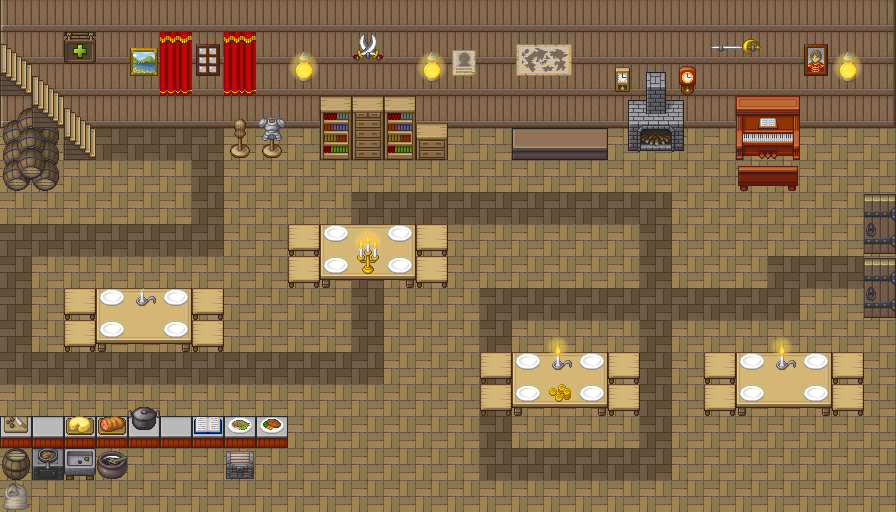

Below is a game level as drawn by its tile map, then a one-line description and the .tmx file that defines it, in full:
An orthogonal 28x16 tile map with 32x32 px tiles, 3 tile layers (Tile Layer 1, Tile Layer 2, Tile Layer 3) and 41 objects (4x 1, 3x 4, 3x 2, 2x 3, spawn, ...).

<map version="1.5" tiledversion="1.7.2" orientation="orthogonal" renderorder="right-down" width="28" height="16" tilewidth="32" tileheight="32" infinite="0" nextlayerid="5" nextobjectid="54">
 <tileset firstgid="1" source="../tsx/[Base]BaseChip_pipo.tsx" />
 <layer id="1" name="Tile Layer 1" width="28" height="16">
  <data encoding="csv">
353,354,354,354,354,354,354,354,354,354,354,354,354,354,354,354,354,354,354,354,354,354,354,354,354,354,354,355,
353,354,354,354,354,354,354,354,354,354,354,354,354,354,354,354,354,354,354,354,354,354,354,354,354,354,354,355,
353,354,354,354,354,354,354,354,354,354,354,354,354,354,354,354,354,354,354,354,354,354,354,354,354,354,354,355,
361,362,362,362,362,362,362,362,362,362,362,362,362,362,362,362,362,362,362,362,362,362,362,362,362,362,362,363,
305,305,305,305,305,305,305,305,305,305,305,305,305,305,305,305,305,305,305,305,305,305,305,305,305,305,305,305,
305,305,305,305,305,305,305,305,305,305,305,305,305,305,305,305,305,305,305,305,305,305,305,305,305,305,305,305,
305,305,305,305,305,305,305,305,305,305,305,305,305,305,305,305,305,305,305,305,305,305,305,305,305,305,305,305,
305,305,305,305,305,305,305,305,305,305,305,313,305,305,305,305,305,305,305,305,305,305,305,305,305,305,305,305,
305,305,305,305,305,305,305,305,305,305,305,313,305,305,305,305,305,305,305,305,305,305,305,305,305,305,305,305,
305,305,305,305,305,305,305,305,305,305,305,305,305,305,305,305,305,305,305,305,305,305,305,305,305,305,305,305,
305,305,305,305,305,305,305,305,305,305,305,305,305,305,305,305,305,305,305,305,305,305,305,305,305,305,305,305,
305,305,305,305,305,305,305,305,305,305,305,305,305,305,305,313,305,305,305,305,305,305,305,305,305,305,305,305,
305,305,305,305,305,305,305,305,305,305,305,305,305,305,305,313,305,305,305,305,305,305,305,305,305,305,305,305,
305,305,305,305,305,305,305,305,305,305,305,305,305,305,305,305,305,305,305,305,305,305,305,305,305,305,305,305,
305,305,305,305,305,305,305,305,305,305,305,305,305,305,305,305,305,305,305,305,305,305,305,305,305,305,305,305,
305,305,305,305,305,305,305,305,305,305,305,305,305,305,305,305,305,305,305,305,305,305,305,305,305,305,305,305
</data>
 </layer>
 <layer id="2" name="Tile Layer 2" width="28" height="16">
  <data encoding="csv">
0,0,0,0,0,0,0,0,0,0,0,0,0,0,0,0,0,0,0,0,0,0,0,0,0,0,0,0,
320,0,0,0,0,0,0,0,0,0,0,1047,0,0,0,0,0,0,0,0,0,0,1023,1024,0,0,0,0,
328,320,0,0,0,0,0,0,0,0,0,0,0,0,0,0,0,0,0,809,810,811,0,0,0,0,0,0,
885,886,320,0,0,0,0,1038,0,0,0,0,0,714,0,0,0,0,0,817,818,819,0,844,845,0,0,0,
893,894,328,313,313,313,313,1046,0,0,0,0,0,722,0,0,678,679,680,825,826,827,0,852,853,0,0,0,
901,902,0,0,0,0,313,0,0,0,0,0,0,0,0,0,0,0,0,0,0,0,0,849,851,0,0,0,
0,0,0,0,0,0,313,0,0,0,0,313,313,313,313,313,313,313,313,313,313,0,0,0,0,0,0,642,
313,313,313,313,313,313,313,0,0,709,718,719,720,709,0,0,0,0,0,0,313,0,0,0,0,0,0,650,
313,0,0,0,0,0,0,0,0,709,734,735,736,709,0,0,0,0,0,0,313,0,0,0,313,313,313,642,
313,0,709,718,719,720,709,0,0,0,0,313,0,0,0,313,313,313,313,313,313,313,313,313,313,0,0,650,
313,0,709,734,735,736,709,0,0,0,0,313,0,0,0,313,0,0,0,0,313,0,0,0,0,0,0,0,
313,313,313,313,313,313,313,313,313,313,313,313,0,0,0,709,718,719,720,709,313,0,709,718,719,720,709,0,
0,0,0,0,0,0,0,0,0,0,0,0,0,0,0,709,734,735,736,709,313,0,709,734,735,736,709,0,
772,772,772,772,772,772,772,772,772,0,0,0,0,0,0,313,0,0,0,0,313,0,0,0,0,0,0,0,
876,770,763,765,0,0,0,0,0,0,0,0,0,0,0,313,313,313,313,313,313,0,0,0,0,0,0,0,
873,0,0,0,0,0,0,0,0,0,0,0,0,0,0,0,0,0,0,0,0,0,0,0,0,0,0,0
</data>
 </layer>
 <layer id="3" name="Tile Layer 3" width="28" height="16">
  <data encoding="csv">
0,0,0,0,0,0,0,0,0,0,0,0,0,0,0,0,0,0,0,0,0,0,0,0,0,0,0,0,
0,0,666,0,629,697,596,697,0,991,0,0,0,991,628,0,625,626,0,0,0,0,0,0,0,630,991,0,
0,320,0,0,637,705,604,705,0,999,0,0,0,999,636,0,633,634,0,0,0,0,0,0,0,638,999,0,
0,328,0,0,0,0,0,0,1033,0,716,715,716,0,0,0,0,0,0,0,0,0,0,0,0,0,0,0,
0,0,0,0,0,0,0,0,1041,0,724,723,724,0,0,0,0,0,0,0,0,0,0,0,0,0,0,0,
0,0,0,0,0,0,0,0,0,0,0,0,0,0,0,0,0,0,0,0,0,0,0,0,0,0,0,0,
0,0,0,0,0,0,0,0,0,0,0,0,0,0,0,0,0,0,0,0,0,0,0,0,0,0,0,0,
0,0,0,0,0,0,0,0,0,0,961,989,961,0,0,0,0,0,0,0,0,0,0,0,0,0,0,0,
0,0,0,0,0,0,0,0,0,0,961,1005,961,0,0,0,0,0,0,0,0,0,0,0,0,0,0,0,
0,0,0,961,1003,961,0,0,0,0,0,0,0,0,0,0,0,0,0,0,0,0,0,0,0,0,0,0,
0,0,0,961,0,961,0,0,0,0,0,0,0,0,0,0,0,996,0,0,0,0,0,0,996,0,0,0,
0,0,0,0,0,0,0,0,0,0,0,0,0,0,0,0,961,1004,961,0,0,0,0,961,1004,961,0,0,
0,0,0,0,992,0,0,0,0,0,0,0,0,0,0,0,961,995,961,0,0,0,0,961,0,961,0,0,
1006,0,981,984,1000,0,956,964,963,0,0,0,0,0,0,0,0,0,0,0,0,0,0,0,0,0,0,0,
0,1008,0,0,0,0,0,862,0,0,0,0,0,0,0,0,0,0,0,0,0,0,0,0,0,0,0,0,
0,0,0,0,0,0,0,0,0,0,0,0,0,0,0,0,0,0,0,0,0,0,0,0,0,0,0,0
</data>
 </layer>
 <objectgroup id="4" name="Objects">
  <object id="1" name="spawn" x="96" y="80">
   <point />
  </object>
  <object id="3" type="4" x="225" y="130.769" width="30.7692" height="27.8846" />
  <object id="4" type="3" x="193.269" y="257.692" width="29.8077" height="29.8077" />
  <object id="5" type="4" x="-28.8462" y="225.962" width="28.8462" height="27.8846" />
  <object id="6" type="1" x="0.961538" y="386.538" width="28.8462" height="29.8077" />
  <object id="7" type="2" x="385.577" y="355.769" width="28.8462" height="26.9231" />
  <object id="8" type="1" x="352.885" y="126.923" width="30.7692" height="31.7308" />
  <object id="9" type="4" x="673.077" y="192.308" width="29.8077" height="29.8077" />
  <object id="10" type="1" x="481.731" y="227.885" width="29.8077" height="28.8462" />
  <object id="12" type="2" x="445.192" y="450" width="31.7308" height="30.7692" />
  <object id="14" type="3" x="641.346" y="482.692" width="27.8846" height="28.8462" />
  <object id="15" type="1" x="768.269" y="192.308" width="31.7308" height="27.8846" />
  <object id="16" type="2" x="801.923" y="290.385" width="29.8077" height="29.8077" />
  <object id="21" name="end" x="928.846" y="256.731" width="31.7308" height="28.8462" />
  <object id="24" x="0.961538" y="0" width="893.269" height="127.885" />
  <object id="25" x="1.92308" y="128.846" width="64.4231" height="65.3846" />
  <object id="26" x="67.3077" y="128.846" width="219.231" height="30.7692" />
  <object id="27" x="192.308" y="160.577" width="33.6538" height="96.1538" />
  <object id="28" x="2.88462" y="224.038" width="189.423" height="31.7308" />
  <object id="29" x="0.961538" y="254.808" width="29.8077" height="130.769" />
  <object id="30" x="30.7692" y="352.885" width="352.885" height="32.6923" />
  <object id="31" x="351.923" y="192.308" width="32.6923" height="160.577" />
  <object id="32" x="386.538" y="195.192" width="286.538" height="29.8077" />
  <object id="33" x="640.385" y="226.923" width="30.7692" height="253.846" />
  <object id="34" x="478.846" y="450" width="161.538" height="28.8462" />
  <object id="35" x="481.731" y="288.462" width="28.8462" height="161.538" />
  <object id="36" x="513.462" y="288.462" width="285.577" height="32.6923" />
  <object id="37" x="769.231" y="256.731" width="126.923" height="32.6923" />
  <object id="38" x="864.423" y="191.346" width="30.7692" height="127.885" />
  <object id="42" x="320.192" y="128.846" width="127.885" height="30.7692" />
  <object id="43" x="512.5" y="130.769" width="95.1923" height="28.8462" />
  <object id="44" x="628.846" y="128.846" width="54.8077" height="24.0385" />
  <object id="45" x="736.538" y="128.846" width="63.4615" height="64.4231" />
  <object id="46" x="0" y="416.346" width="31.7308" height="95.1923" />
  <object id="47" x="31.7308" y="418.269" width="96.1538" height="60.5769" />
  <object id="48" x="128.846" y="417.308" width="158.654" height="30.7692" />
  <object id="49" x="224.038" y="450" width="31.7308" height="27.8846" />
  <object id="50" x="65.3846" y="291.346" width="155.769" height="59.6154" />
  <object id="51" x="288.462" y="226.923" width="158.654" height="60.5769" />
  <object id="52" x="511.538" y="353.846" width="129.808" height="60.5769" />
  <object id="53" x="705.769" y="353.846" width="157.692" height="64.4231" />
 </objectgroup>
</map>
